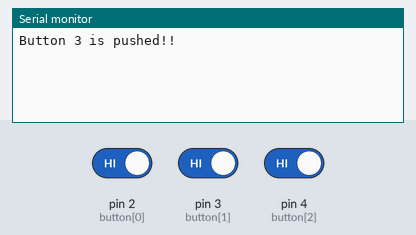
A sketch run on a simulated Arduino Uno, built with avr-gcc and run on an emulated ATmega328P. On the bench: the last lines printed to the serial monitor. Inputs (shaded band) come from the test bench; at power-on: pin 2 (button[0]) HIGH, pin 3 (button[1]) HIGH, pin 4 (button[2]) HIGH.

Above: at 1.2 s.
1.3 s: pin 2 (button[0]) driven LOW and pin 3 (button[1]) driven LOW and pin 4 (button[2]) driven LOW
At 1.6 s:
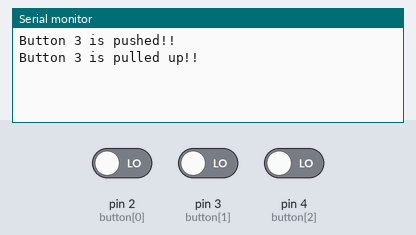
2.8 s: pin 2 (button[0]) driven HIGH
At 4.0 s:
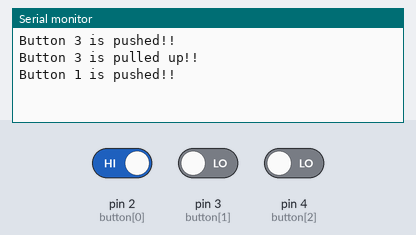
4.3 s: pin 2 (button[0]) driven LOW
At 5.2 s:
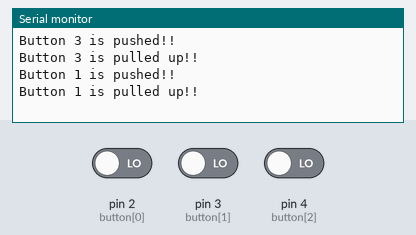
5.8 s: pin 3 (button[1]) driven HIGH
At 6.2 s:
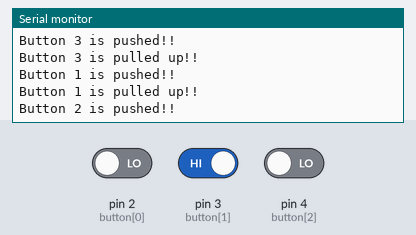
7.3 s: pin 3 (button[1]) driven LOW
At 8.7 s:
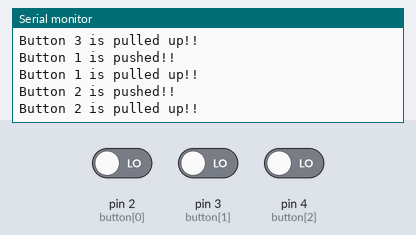

Measured:
- after the input at 1.3 s, the serial monitor: prints a new line at once (image 1)
- after the input at 2.8 s, the serial monitor: prints a new line at once (image 2)
- after the input at 4.3 s, the serial monitor: prints a new line at once (image 3)
- after the input at 5.8 s, the serial monitor: prints a new line at once (image 4)
- after the input at 7.3 s, the serial monitor: prints a new line at once (image 5)

The sketch:

multi_puch_button.ino
```cpp
int button[3]={2,3,4}; //button pin 2,3,4 in arduino
int btstat[3];  //button status wether its high or low
int btinit=0; //initial stage of button
bool bt0=false,bt1=false,bt2=false;
void setup() {
Serial.begin(9600);
for(int i=0;i<=2;i++) {
 pinMode(button[i],INPUT_PULLUP);
}
}

void chkbt() { //check which button is pressed
if(btstat[0]==HIGH) {
bt0=true;
bt1=false;
bt2=false;
}

if(btstat[1]==HIGH) {
bt0=false;
bt1=true;
bt2=false;
}
if(btstat[2]==HIGH) {
bt0=false;
bt1=false;
bt2=true;
}
}

void pbseq() { //push button pressed
 for(int i=0;i<=2;i++) {
btstat[i]=digitalRead(button[i]);
}
chkbt();
if(bt0==true) {

while(btstat[0]!=btinit) {
 if(btstat[0]==HIGH) {
   Serial.println("Button 1 is pushed!!");
 }else {
  Serial.println("Button 1 is pulled up!!");
 }
 delay(50);
 btinit=btstat[0];
}

}
if(bt1==true) {

while(btstat[1]!=btinit) {
 if(btstat[1]==HIGH) {
   Serial.println("Button 2 is pushed!!");
 }else {
  Serial.println("Button 2 is pulled up!!");
 }
 delay(50);
 btinit=btstat[1];
}


}
if(bt2==true) {

while(btstat[2]!=btinit) {
 if(btstat[2]==HIGH) {
   Serial.println("Button 3 is pushed!!");
 }else {
  Serial.println("Button 3 is pulled up!!");
 }
 delay(50);
 btinit=btstat[2];
}


}

}
void loop() {
  delay(7);
pbseq();
}
```
